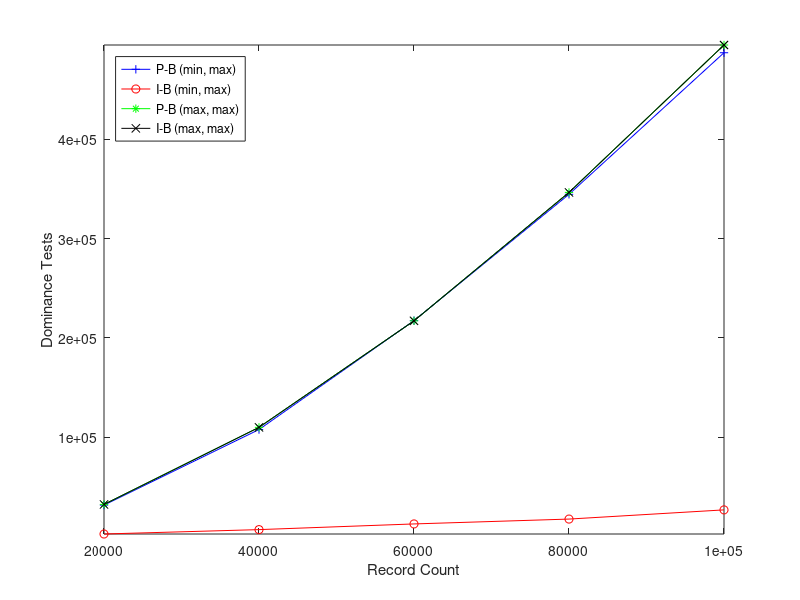

The MATLAB source for this figure:
x=[20000 40000 60000 80000 100000]

%P-B (Min, Max)
y1=[
    31486
    107597
    217274
    344524
    487111
]

%I-B (Min, Max)
y2=[
    2386
    6806
    12529
    17425
    26679
]

%P-B (Max, Max)
y3=[
    32175
    109801
    217087
    346431
    494901
]

%I-B (Max, Max)
y4=[
    32175
    109801
    217087
    346431
    494901
]


plot(x, y1, 'b-+', x, y2, 'r-o', x, y3, 'g-*', x, y4, 'k-x');
ylabel('Dominance Tests');
xlabel('Record Count');
legend('P-B (min, max)', 'I-B (min, max)', 'P-B (max, max)', 'I-B (max, max)', 'location', 'NorthWest');
axis tight
set(gca, 'XTick', x)
%title('Execution Time vs Image Size');
%print -deps execution_time.eps